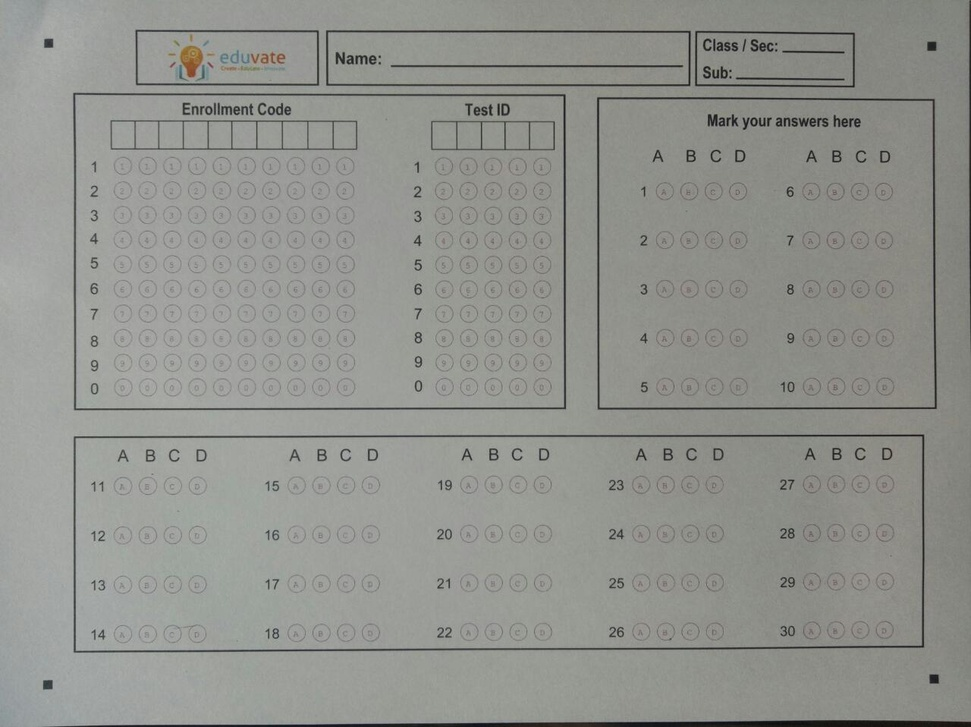
#> input picture Blank OMR Sample.jpeg, 971 x 727 px, shrunk from 1280 x 958 before the run; its folder holds only this picture in this run
$ python -i test.py   (imports and definitions only)
#> lines starting #> are read from the running program, lines starting #| are printed output that depends on the picture; after the words box and inside, x2 and y2 are one past the last pixel; in counts of white or black regions, pixels touching at a corner belong together
#> further down, picture is the input picture: shape (727, 971, 3); mean B, G, R 142, 146.9, 145.4
from imutils.perspective import four_point_transform
from imutils import contours
from skimage import io
import Ans
import numpy as np
#import argparse
import imutils
import cv2
def grade(image):


    # create global variable to store the path of input image
    # if __name__ == "__main__":
    #	img_path = './images/test_01.png'

    # có thể truyền đường dẫn của ảnh vào trong lúc thực thi chương trình theo thư viện argparse của Python như sau:

    # construct the argument parse and parse the arguments
    # construct the argument parse and parse the arguments


    # {0: 1, 1: 3, 2: 0, 3: 3}
    #numofques = int(input("Input the number of questions:"))
    ANSWER_KEY =Ans.ANSWER_KEY1
    # [6 lines of commented-out code are left out]
    print(ANSWER_KEY)
    ques = len(ANSWER_KEY)
    # load the image, convert it to grayscale, blur it
    # slightly, then find edges


    edged = cv2.Canny(image, 75, 200)
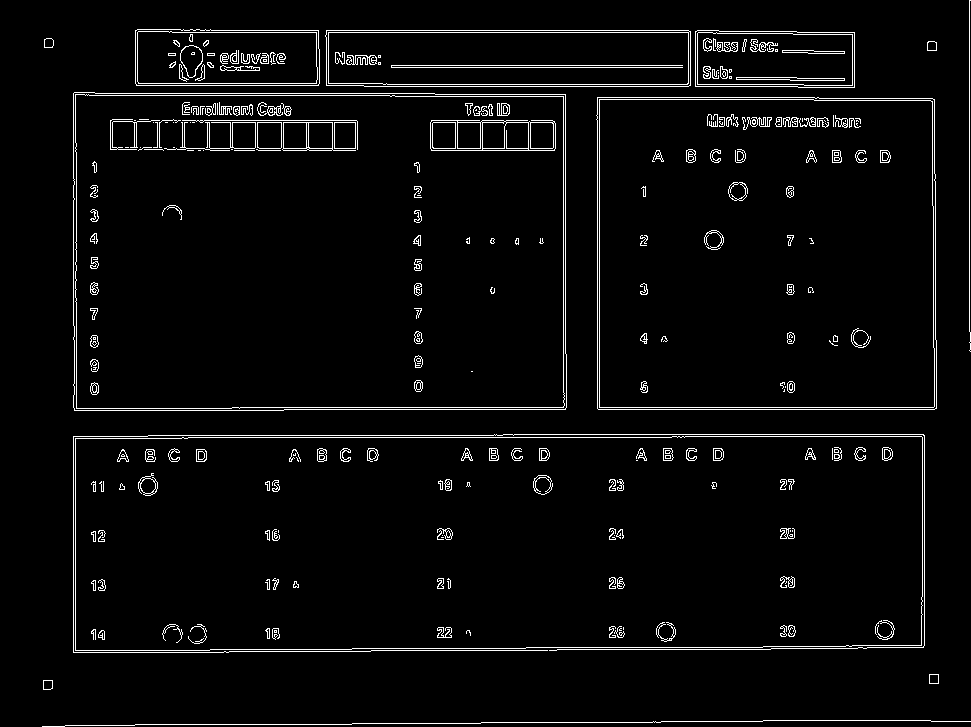
#> edged: shape (727, 971); 3.8% white in thin lines or dots

    #
    thresh = cv2.threshold(edged, 0, 255,
                           cv2.THRESH_BINARY_INV | cv2.THRESH_OTSU)[1]
#> thresh: shape (727, 971); 96.2% white; black in thin lines or dots
    # find contours in the thresholded image, then initialize
    # the list of contours that correspond to questions
    cnts = cv2.findContours(edged.copy(), cv2.RETR_EXTERNAL,
                            cv2.CHAIN_APPROX_SIMPLE)
#> cnts = 13 contours, 3 with area under 20; largest, box (x1, y1, x2, y2) and area: (75, 436, 923, 651) 178590, (73, 92, 567, 411) 155554, (596, 97, 937, 410) 105328, (325, 30, 691, 87) 20346, (135, 29, 320, 86) 10152
    cnts = imutils.grab_contours(cnts)
    questionCnts = []
    # loop over the contours
    print("len of Cnts", len(cnts))
#| len of Cnts 13
    for c in cnts:
        # compute the bounding box of the contour, then use the
        # bounding box to derive the aspect ratio
        (x, y, w, h) = cv2.boundingRect(c)
        ar = w / float(h)
        # in order to label the contour as a question, region
        # should be sufficiently wide, sufficiently tall, and
        # have an aspect ratio approximately equal to 1
        if w >= 27.5 and h >= 37.5 and ar >= 0.7 and ar <= 0.8:
            questionCnts.append(c)
#> this loop made 13 passes
#> (x, y, w, h, ar) on passes 1, 2, 4, 5, 6, 7, 8, 9, 10, 11, 12, 13: (42, 720, 929, 7, 132.7), (43, 680, 10, 10, 1), (75, 436, 848, 215, 3.94), (73, 434, 852, 219, 3.89), (596, 97, 341, 313, 1.09), (73, 92, 494, 319, 1.55), (927, 41, 10, 10, 1), (44, 38, 10, 10, 1), (695, 30, 160, 58, 2.76), (325, 30, 366, 57, 6.42), (135, 29, 185, 57, 3.25), (969, 0, 2, 352, 0.00568)
#> (c, x, y, w, h, ar) on pass 3: ([[929, 674], [929, 683], [938, 683], [938, 674]], 929, 674, 10, 10, 1)
#> after the loop, questionCnts = []
    # sort the question contours top-to-bottom, then initialize
    # the total number of correct answers

#> (the run stopped early here; a loop or call above may not have finished)
